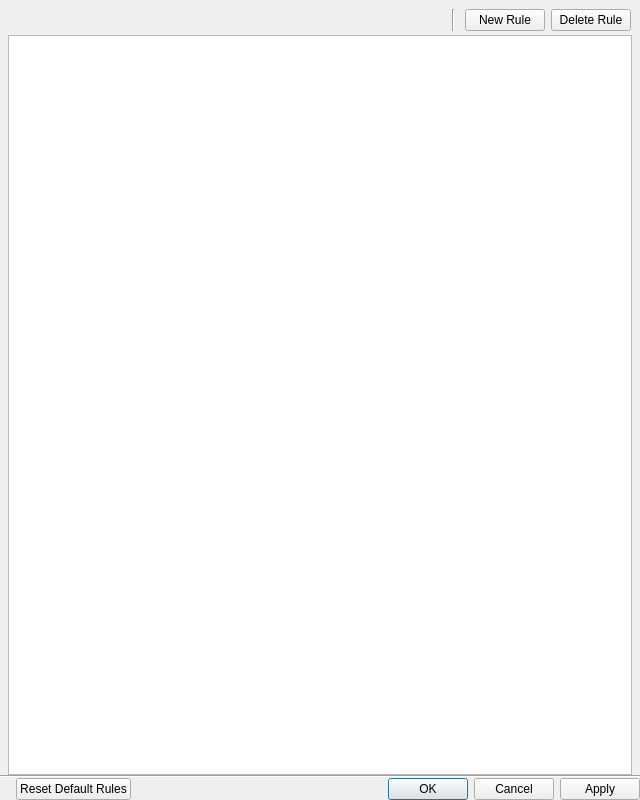
<?xml version="1.0" encoding="UTF-8"?>
<ui version="4.0">
 <class>VmsRulesDialog</class>
 <widget class="QDialog" name="VmsRulesDialog">
  <property name="geometry">
   <rect>
    <x>0</x>
    <y>0</y>
    <width>640</width>
    <height>800</height>
   </rect>
  </property>
  <property name="minimumSize">
   <size>
    <width>640</width>
    <height>800</height>
   </size>
  </property>
  <property name="windowTitle">
   <string>Alarm/Event Rules</string>
  </property>
  <layout class="QVBoxLayout" name="verticalLayout" stretch="0,1,0,0">
   <property name="spacing">
    <number>0</number>
   </property>
   <property name="leftMargin">
    <number>0</number>
   </property>
   <property name="topMargin">
    <number>0</number>
   </property>
   <property name="rightMargin">
    <number>0</number>
   </property>
   <property name="bottomMargin">
    <number>0</number>
   </property>
   <item>
    <widget class="QWidget" name="headerWidget" native="true">
     <layout class="QHBoxLayout" name="horizontalLayout_2">
      <property name="bottomMargin">
       <number>4</number>
      </property>
      <item>
       <widget class="nx::vms::client::desktop::SearchLineEdit" name="searchLineEdit" native="true">
        <property name="sizePolicy">
         <sizepolicy hsizetype="Expanding" vsizetype="Preferred">
          <horstretch>0</horstretch>
          <verstretch>0</verstretch>
         </sizepolicy>
        </property>
       </widget>
      </item>
      <item>
       <spacer name="horizontalSpacer_3">
        <property name="orientation">
         <enum>Qt::Horizontal</enum>
        </property>
        <property name="sizeType">
         <enum>QSizePolicy::Fixed</enum>
        </property>
        <property name="sizeHint" stdset="0">
         <size>
          <width>4</width>
          <height>0</height>
         </size>
        </property>
       </spacer>
      </item>
      <item>
       <widget class="Line" name="headerSplitter">
        <property name="orientation">
         <enum>Qt::Vertical</enum>
        </property>
       </widget>
      </item>
      <item>
       <spacer name="horizontalSpacer_2">
        <property name="orientation">
         <enum>Qt::Horizontal</enum>
        </property>
        <property name="sizeType">
         <enum>QSizePolicy::Fixed</enum>
        </property>
        <property name="sizeHint" stdset="0">
         <size>
          <width>4</width>
          <height>0</height>
         </size>
        </property>
       </spacer>
      </item>
      <item>
       <widget class="QPushButton" name="newRuleButton">
        <property name="text">
         <string>New Rule</string>
        </property>
       </widget>
      </item>
      <item>
       <widget class="QPushButton" name="deleteRuleButton">
        <property name="text">
         <string>Delete Rule</string>
        </property>
       </widget>
      </item>
     </layout>
    </widget>
   </item>
   <item>
    <widget class="QWidget" name="ruleListHolder" native="true">
     <layout class="QVBoxLayout" name="verticalLayout_2">
      <property name="spacing">
       <number>0</number>
      </property>
      <property name="leftMargin">
       <number>8</number>
      </property>
      <property name="topMargin">
       <number>0</number>
      </property>
      <property name="rightMargin">
       <number>8</number>
      </property>
      <property name="bottomMargin">
       <number>0</number>
      </property>
      <item>
       <widget class="nx::vms::client::desktop::vms_rules::VmsRulesListHeaderWidget" name="ruleListHeader" native="true"/>
      </item>
      <item>
       <widget class="QTreeView" name="ruleListView">
        <property name="horizontalScrollBarPolicy">
         <enum>Qt::ScrollBarAsNeeded</enum>
        </property>
        <property name="showDropIndicator" stdset="0">
         <bool>false</bool>
        </property>
        <property name="indentation">
         <number>0</number>
        </property>
        <property name="rootIsDecorated">
         <bool>false</bool>
        </property>
        <property name="itemsExpandable">
         <bool>false</bool>
        </property>
        <property name="expandsOnDoubleClick">
         <bool>false</bool>
        </property>
        <attribute name="headerVisible">
         <bool>false</bool>
        </attribute>
       </widget>
      </item>
     </layout>
    </widget>
   </item>
   <item>
    <widget class="Line" name="line">
     <property name="orientation">
      <enum>Qt::Horizontal</enum>
     </property>
    </widget>
   </item>
   <item>
    <layout class="QHBoxLayout" name="horizontalLayout">
     <property name="leftMargin">
      <number>16</number>
     </property>
     <item>
      <widget class="QPushButton" name="resetDefaultRulesButton">
       <property name="text">
        <string>Reset Default Rules</string>
       </property>
      </widget>
     </item>
     <item>
      <widget class="QDialogButtonBox" name="buttonBox">
       <property name="orientation">
        <enum>Qt::Horizontal</enum>
       </property>
       <property name="standardButtons">
        <set>QDialogButtonBox::Apply|QDialogButtonBox::Cancel|QDialogButtonBox::Ok</set>
       </property>
       <property name="centerButtons">
        <bool>false</bool>
       </property>
      </widget>
     </item>
    </layout>
   </item>
  </layout>
 </widget>
 <customwidgets>
  <customwidget>
   <class>nx::vms::client::desktop::SearchLineEdit</class>
   <extends>QWidget</extends>
   <header location="global">nx/vms/client/desktop/common/widgets/search_line_edit.h</header>
   <container>1</container>
  </customwidget>
  <customwidget>
   <class>nx::vms::client::desktop::vms_rules::VmsRulesListHeaderWidget</class>
   <extends>QWidget</extends>
   <header location="global">nx/vms/client/desktop/vms_rules/dialog_details/vms_rules_list_header_widget.h</header>
   <container>1</container>
  </customwidget>
 </customwidgets>
 <resources/>
 <connections/>
</ui>
